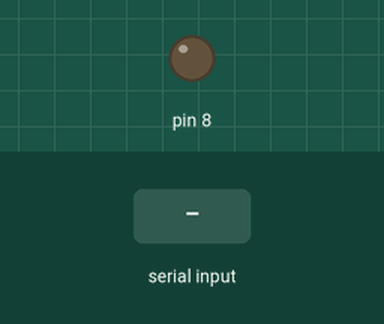
This sketch was run on a simulated Arduino Uno, built with avr-gcc and run on an emulated ATmega328P. On the bench: output pins drawn as LEDs (lit = HIGH). The inputs (shaded band) are chosen by the test bench. What the sketch prints to the serial monitor is not drawn.

Above: at 1.2 s.
1.3 s: "5\n" received over the second serial link
At 1.9 s:
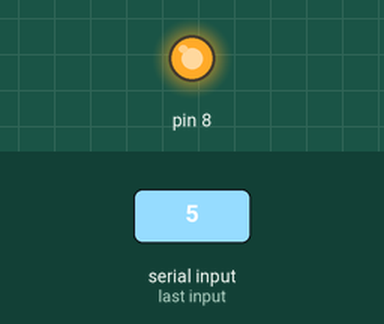
2.8 s: "90,45\n" received over the second serial link
Timing chart, 0 to 5.8 s (numbered marks = the images above; inputs shaded):
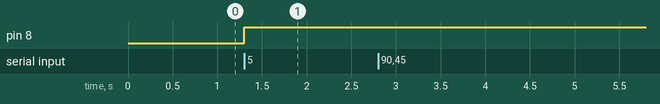

The sketch:

HC05_basic.ino
```cpp
#include <SoftwareSerial.h>

SoftwareSerial mySerial(3,2);
int command;
int buttonState = 0;

void setup() {
  Serial.begin(9600);
  mySerial.begin(9600);
  Serial.println("Initializing...");
  Serial.println("The device has now started, you can now pair it with Bluetooth");
  pinMode(8, OUTPUT);


}

void loop() {

  if(Serial.available())
  {
    mySerial.write(Serial.read());
  }
  if(mySerial.available())
  {
    Serial.write(mySerial.read());
  }
  delay(20);

  command = mySerial.parseInt();


  if (command == 5)
  {
    if (buttonState==0)
    {
        digitalWrite(8, HIGH);
        buttonState = 1;
    } else
    {
        digitalWrite(8, LOW);
        buttonState = 0;
    }

  }}
```

Measured:
- after the input at 1.3 s, pin 8: LOW → HIGH at once
- after the input at 2.8 s, every drawn part: stays the same
